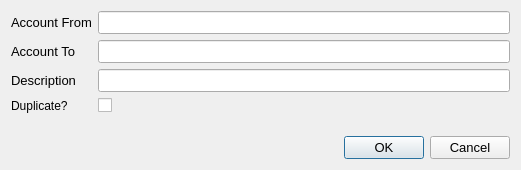
<?xml version="1.0" encoding="UTF-8"?>
<ui version="4.0">
 <class>TransactionEdit</class>
 <widget class="QDialog" name="TransactionEdit">
  <property name="geometry">
   <rect>
    <x>0</x>
    <y>0</y>
    <width>521</width>
    <height>170</height>
   </rect>
  </property>
  <property name="windowTitle">
   <string>Dialog</string>
  </property>
  <layout class="QVBoxLayout" name="verticalLayout">
   <item>
    <layout class="QFormLayout" name="formLayout">
     <property name="fieldGrowthPolicy">
      <enum>QFormLayout::AllNonFixedFieldsGrow</enum>
     </property>
     <item row="0" column="0">
      <widget class="QLabel" name="accountFromLabel">
       <property name="font">
        <font>
         <pointsize>10</pointsize>
        </font>
       </property>
       <property name="text">
        <string>Account From</string>
       </property>
      </widget>
     </item>
     <item row="0" column="1">
      <widget class="CompleteLineEdit" name="accountFromLineEdit">
       <property name="font">
        <font>
         <pointsize>10</pointsize>
        </font>
       </property>
      </widget>
     </item>
     <item row="1" column="0">
      <widget class="QLabel" name="accountToLabel">
       <property name="font">
        <font>
         <pointsize>10</pointsize>
        </font>
       </property>
       <property name="text">
        <string>Account To</string>
       </property>
      </widget>
     </item>
     <item row="1" column="1">
      <widget class="CompleteLineEdit" name="accountToLineEdit">
       <property name="font">
        <font>
         <pointsize>10</pointsize>
        </font>
       </property>
      </widget>
     </item>
     <item row="2" column="0">
      <widget class="QLabel" name="descriptionLabel">
       <property name="font">
        <font>
         <pointsize>10</pointsize>
        </font>
       </property>
       <property name="text">
        <string>Description</string>
       </property>
      </widget>
     </item>
     <item row="2" column="1">
      <widget class="QLineEdit" name="descriptionLineEdit">
       <property name="font">
        <font>
         <pointsize>10</pointsize>
        </font>
       </property>
      </widget>
     </item>
     <item row="3" column="0">
      <widget class="QLabel" name="duplicateLabel">
       <property name="text">
        <string>Duplicate?</string>
       </property>
      </widget>
     </item>
     <item row="3" column="1">
      <widget class="QCheckBox" name="duplicateCheckBox">
       <property name="tristate">
        <bool>true</bool>
       </property>
      </widget>
     </item>
    </layout>
   </item>
   <item>
    <spacer name="verticalSpacer">
     <property name="orientation">
      <enum>Qt::Vertical</enum>
     </property>
     <property name="sizeHint" stdset="0">
      <size>
       <width>20</width>
       <height>25</height>
      </size>
     </property>
    </spacer>
   </item>
   <item>
    <widget class="QDialogButtonBox" name="buttonBox">
     <property name="font">
      <font>
       <pointsize>10</pointsize>
      </font>
     </property>
     <property name="orientation">
      <enum>Qt::Horizontal</enum>
     </property>
     <property name="standardButtons">
      <set>QDialogButtonBox::Cancel|QDialogButtonBox::Ok</set>
     </property>
    </widget>
   </item>
  </layout>
 </widget>
 <customwidgets>
  <customwidget>
   <class>CompleteLineEdit</class>
   <extends>QLineEdit</extends>
   <header>CompleteLineEdit.h</header>
  </customwidget>
 </customwidgets>
 <tabstops>
  <tabstop>accountToLineEdit</tabstop>
  <tabstop>descriptionLineEdit</tabstop>
  <tabstop>duplicateCheckBox</tabstop>
  <tabstop>accountFromLineEdit</tabstop>
  <tabstop>buttonBox</tabstop>
 </tabstops>
 <resources/>
 <connections>
  <connection>
   <sender>buttonBox</sender>
   <signal>accepted()</signal>
   <receiver>TransactionEdit</receiver>
   <slot>accept()</slot>
   <hints>
    <hint type="sourcelabel">
     <x>248</x>
     <y>254</y>
    </hint>
    <hint type="destinationlabel">
     <x>157</x>
     <y>274</y>
    </hint>
   </hints>
  </connection>
  <connection>
   <sender>buttonBox</sender>
   <signal>rejected()</signal>
   <receiver>TransactionEdit</receiver>
   <slot>reject()</slot>
   <hints>
    <hint type="sourcelabel">
     <x>316</x>
     <y>260</y>
    </hint>
    <hint type="destinationlabel">
     <x>286</x>
     <y>274</y>
    </hint>
   </hints>
  </connection>
 </connections>
</ui>
